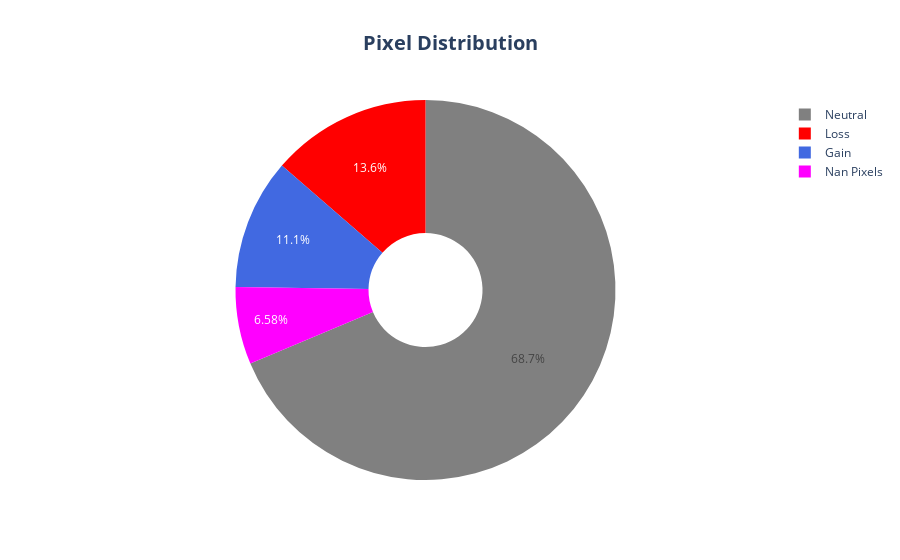

Here is the notebook cell this chart was saved with:
### Code cell
import rasterio
import numpy as np
import plotly.graph_objects as go

def read_raster(file_path):
    with rasterio.open(file_path) as src:
        raster = src.read(1)
        profile = src.profile
    return raster, profile

def count_pixels(raster):
    nan_pixels = np.sum(np.isnan(raster))
    low_range_pixels = np.sum(raster < -5)
    mid_range_pixels = np.sum((raster >= -5) & (raster <= 5))
    high_range_pixels = np.sum(raster > 5)

    total_pixels = nan_pixels + low_range_pixels + mid_range_pixels + high_range_pixels
    return nan_pixels, low_range_pixels, mid_range_pixels, high_range_pixels, total_pixels

def plot_pie_chart(nan_pixels, low_range_pixels, mid_range_pixels, high_range_pixels, total_pixels, output_file):
    categories = ['Nan Pixels', 'Loss', 'Neutral', 'Gain']
    values = [nan_pixels, low_range_pixels, mid_range_pixels, high_range_pixels]

    percentages = [value / total_pixels * 100 for value in values]

    colors = ['fuchsia', 'red', 'gray', 'royalblue']  # Custom colors for each range

    fig = go.Figure(go.Pie(
        labels=categories,
        values=percentages,
        hole=0.3,
        marker_colors=colors  # Apply custom colors to pie chart slices
    ))

    # Remove the original title from the Pie object
    fig.update_traces(title=None)

    # Create a separate layout title with desired formatting
    fig.update_layout(
        title_text="Pixel Distribution",  # Single title with desired text
        title_x=0.5,  # Center the title horizontally
        title_font_size=20,  # Increase title font size
        title_font_weight="bold"  # Make title bold for emphasis
    )

    fig.write_image(output_file, scale=2)
    fig.show()

raster_file = 'C:/Users/Facu/Desktop/Malawi/trend.tif'
output_file = 'C:/Users/Facu/Desktop/Malawi/biomass_pixel_pie_chart.png'

raster, profile = read_raster(raster_file)
nan_pixels, low_range_pixels, mid_range_pixels, high_range_pixels, total_pixels = count_pixels(raster)
plot_pie_chart(nan_pixels, low_range_pixels, mid_range_pixels, high_range_pixels, total_pixels, output_file)

### Figure 1 — Plotly figure (JSON) as saved in the notebook; plotly's stock layout.template omitted (floating-point values rounded to 4 significant figures)
{"data": [{"hole": 0.3, "labels": ["Nan Pixels", "Loss", "Neutral", "Gain"], "marker": {"colors": ["fuchsia", "red", "gray", "royalblue"]}, "title": {}, "type": "pie", "values": [6.583, 13.64, 68.67, 11.11]}], "layout": {"title": {"font": {"size": 20, "weight": "bold"}, "text": "Pixel Distribution", "x": 0.5}}}
